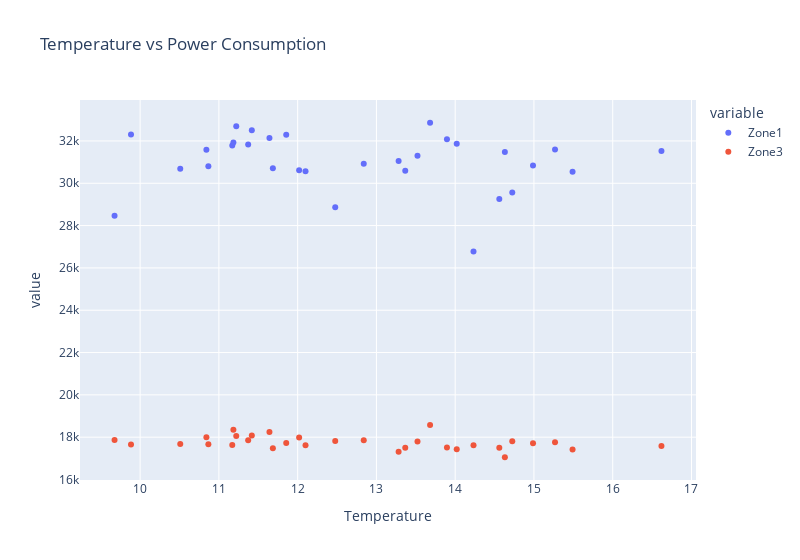

Notebook code cell kept with this figure:
### Code cell
# Scatterplot of Power consumption vs Temperature
px.scatter(dfd_sel, x='Temperature', y=zones, 
            hover_data={'Temperature':':.2f', 'value':':.2f'},
            width=800, title='Temperature vs Power Consumption')

### Figure 1 — Plotly figure (JSON) as saved in the notebook; plotly's stock layout.template omitted (floating-point values rounded to 4 significant figures)
{"data": [{"hovertemplate": "variable=Zone1<br>Temperature=%{x:.2f}<br>value=%{y:.2f}<extra></extra>", "legendgroup": "Zone1", "marker": {"color": "#636efa", "symbol": "circle"}, "mode": "markers", "name": "Zone1", "orientation": "v", "showlegend": true, "type": "scatter", "x": [9.675, 12.48, 12.1, 10.51, 10.87, 11.69, 12.02, 14.72, 15.49, 14.02, 13.28, 13.9, 14.63, 14.99, 14.23, 13.37, 11.37, 13.68, 11.64, 11.17, 11.18, 12.84, 11.42, 10.84, 9.884, 11.22, 11.85, 13.52, 14.56, 16.62, 15.27], "xaxis": "x", "y": [28470.0, 28870.0, 30560.0, 30690.0, 30800.0, 30710.0, 30610.0, 29560.0, 30540.0, 31860.0, 31060.0, 32080.0, 31480.0, 30830.0, 26770.0, 30590.0, 31830.0, 32860.0, 32140.0, 31780.0, 31930.0, 30920.0, 32510.0, 31580.0, 32300.0, 32690.0, 32300.0, 31300.0, 29260.0, 31520.0, 31590.0], "yaxis": "y"}, {"hovertemplate": "variable=Zone3<br>Temperature=%{x:.2f}<br>value=%{y:.2f}<extra></extra>", "legendgroup": "Zone3", "marker": {"color": "#EF553B", "symbol": "circle"}, "mode": "markers", "name": "Zone3", "orientation": "v", "showlegend": true, "type": "scatter", "x": [9.675, 12.48, 12.1, 10.51, 10.87, 11.69, 12.02, 14.72, 15.49, 14.02, 13.28, 13.9, 14.63, 14.99, 14.23, 13.37, 11.37, 13.68, 11.64, 11.17, 11.18, 12.84, 11.42, 10.84, 9.884, 11.22, 11.85, 13.52, 14.56, 16.62, 15.27], "xaxis": "x", "y": [17870.0, 17820.0, 17620.0, 17670.0, 17660.0, 17480.0, 17990.0, 17810.0, 17420.0, 17430.0, 17310.0, 17510.0, 17050.0, 17720.0, 17620.0, 17510.0, 17850.0, 18570.0, 18240.0, 17630.0, 18350.0, 17850.0, 18080.0, 18000.0, 17660.0, 18060.0, 17720.0, 17790.0, 17500.0, 17580.0, 17760.0], "yaxis": "y"}], "layout": {"legend": {"title": {"text": "variable"}, "tracegroupgap": 0}, "title": {"text": "Temperature vs Power Consumption"}, "width": 800, "xaxis": {"anchor": "y", "domain": [0, 1], "title": {"text": "Temperature"}}, "yaxis": {"anchor": "x", "domain": [0, 1], "title": {"text": "value"}}}}
